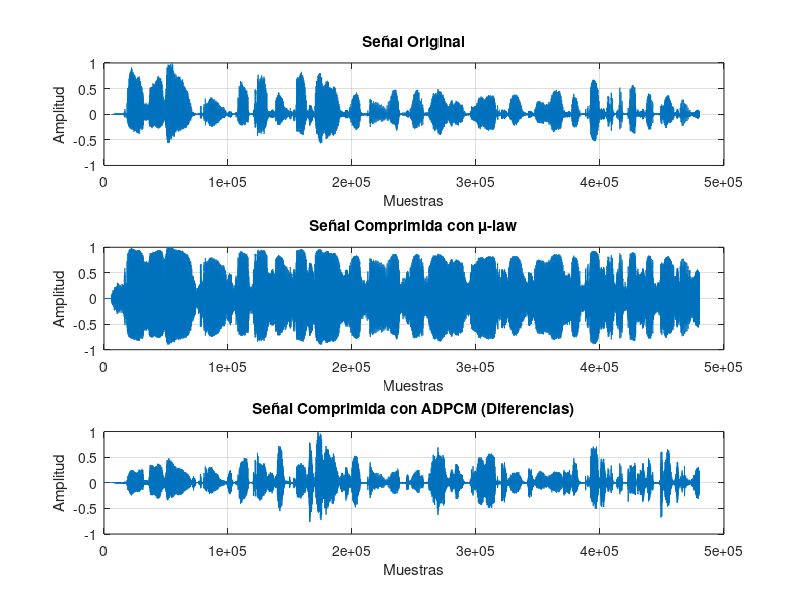

Write the MATLAB code that produced this figure.
% Paso 3: Compresión µ-law y ADPCM
clear; clc;

% Cargar el archivo raw
load('raw_signal_mateo.mat'); 

% Parámetros
mu = 255;  % Parámetro µ para compresión µ-law

% 1. Compresión µ-law
mu_law_signal = sign(signal) .* log(1 + mu * abs(signal)) / log(1 + mu); % Compresión µ-law
mu_law_signal = mu_law_signal / max(abs(mu_law_signal));  % Normalización

% 2. Compresión ADPCM
% Implementar la compresión ADPCM (usamos una aproximación simple aquí)
% Primero, calculamos las diferencias (delta) entre las muestras consecutivas
adpcm_signal = diff(signal);  % Diferencias entre muestras
adpcm_signal = adpcm_signal / max(abs(adpcm_signal));  % Normalización para ADPCM

% 3. Calcular la razón de compresión para µ-law
compression_ratio_mu = length(signal) / length(mu_law_signal);

% 4. Calcular el MSE para ADPCM
mse_adpcm = mean((signal(2:end) - adpcm_signal).^2);  % Comparar señal original y ADPCM

% Graficar las señales en una sola figura con tres subgráficas
figure;

% Subgráfico 1: Señal Original
subplot(3, 1, 1);
plot(signal);
title('Señal Original');
xlabel('Muestras');
ylabel('Amplitud');
grid on;

% Subgráfico 2: Señal Comprimida con µ-law
subplot(3, 1, 2);
plot(mu_law_signal);
title('Señal Comprimida con µ-law');
xlabel('Muestras');
ylabel('Amplitud');
grid on;

% Subgráfico 3: Señal Comprimida con ADPCM
subplot(3, 1, 3);
plot(adpcm_signal);
title('Señal Comprimida con ADPCM (Diferencias)');
xlabel('Muestras');
ylabel('Amplitud');
grid on;

% Guardar esta figura como una sola imagen
saveas(gcf, 'grafica_comparativa.png'); 

% Mostrar resultados de la compresión
disp(['Razón de compresión para µ-law: ', num2str(compression_ratio_mu)]);
disp(['MSE para ADPCM: ', num2str(mse_adpcm)]);

